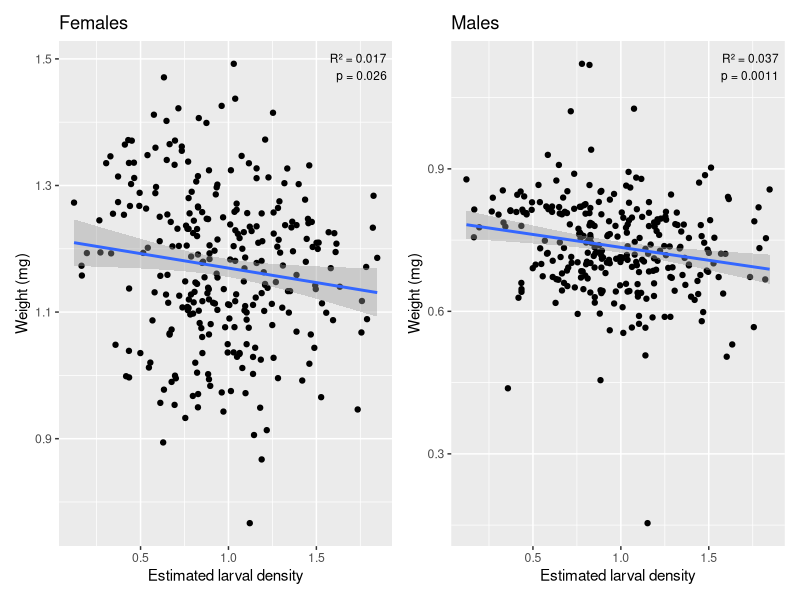

Source code (R):
library(dplyr)
library(ggplot2)
library(lme4)
library(lmerTest)
library(patchwork)

dev = read.csv("development/data/development_adj.csv") 
weight = read.csv("weight/data/weight_adj.csv")%>%
  summarise(Y_adj = mean(Y_adj), .by=c(Mito,Nuc,Build,Set,Treatment,Sex))

ld_lm <- lmerTest::lmer(
  Larval_density ~ Mito * Nuc * Treatment  + (1 | Mito:Nuc:Build),
  data = dev
)
anova(ld_lm)

ld_mean = dev %>%
  summarise(Larval_density = mean(Larval_density), .by=c(Mito,Nuc,Build,Set,Treatment))

weight_F = weight %>% filter(Sex=="F") 
weight_M = weight %>% filter(Sex=="M") 

joinedF = weight_F %>%
  left_join(ld_mean, by = join_by(Mito,Nuc,Build,Set,Treatment)) %>%
  na.omit()
joinedM = weight_M %>%
  left_join(ld_mean, by = join_by(Mito,Nuc,Build,Set,Treatment)) %>%
  na.omit()

# Helper: extract R² and p-value from a simple lm as a formatted label
lm_label <- function(data) {
  fit <- lm(Y_adj * 1000 ~ Larval_density, data = data)
  s   <- summary(fit)
  r2  <- round(s$r.squared, 3)
  p   <- pf(s$fstatistic[1], s$fstatistic[2], s$fstatistic[3], lower.tail = FALSE)
  paste0("R² = ", r2, "\np = ", format.pval(p, digits = 2, eps = 0.001))
}

p1 = ggplot(joinedF, aes(x=Larval_density, y=Y_adj*1000)) +
  geom_point() +
  geom_smooth(method="lm") +
  annotate("text", x = Inf, y = Inf, hjust = 1.1, vjust = 1.5,
           label = lm_label(joinedF), size = 3) +
  labs(title="Females", y="Weight (mg)", x="Estimated larval density")

p2 = ggplot(joinedM, aes(x=Larval_density, y=Y_adj*1000)) +
  geom_point() +
  geom_smooth(method="lm") +
  annotate("text", x = Inf, y = Inf, hjust = 1.1, vjust = 1.5,
           label = lm_label(joinedM), size = 3) +
  labs(title="Males", y="Weight (mg)", x="Estimated larval density")

weight_ps = p1+p2
ggsave("figures/supp_figs/weight_density.pdf", width=8, height=3)


  
